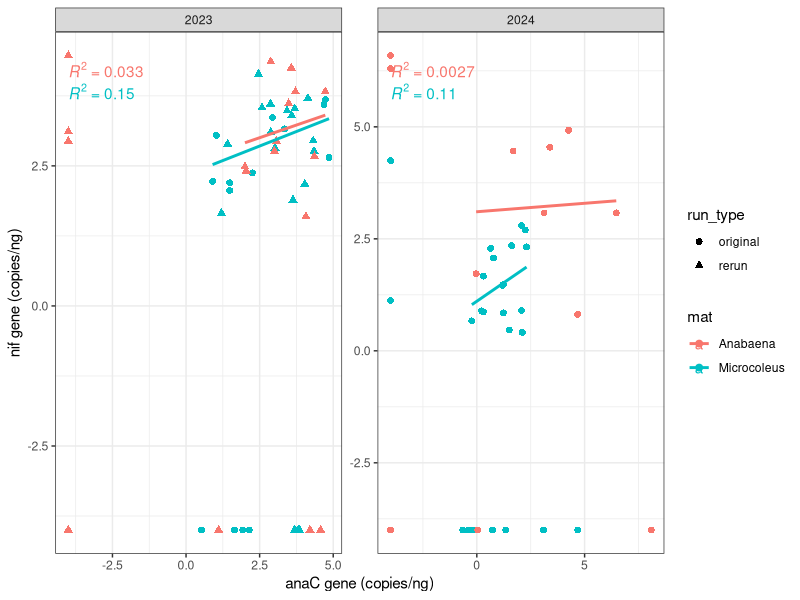
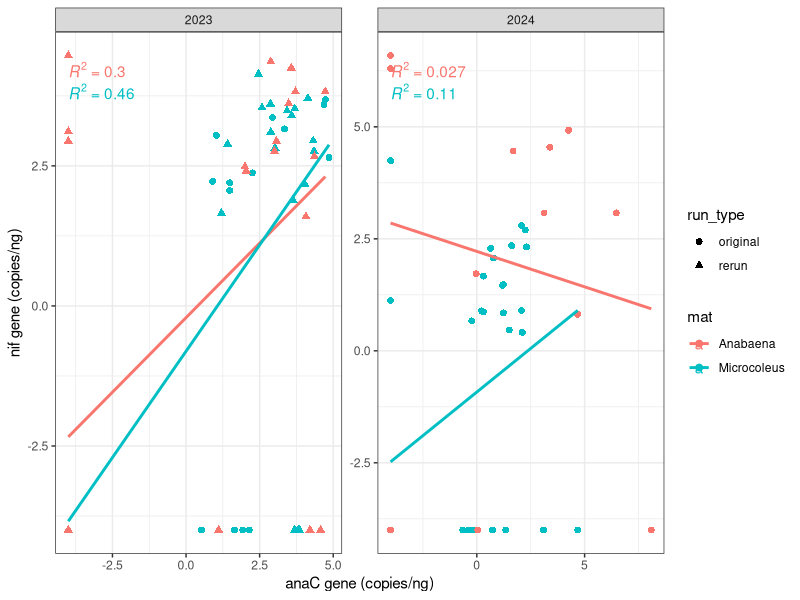
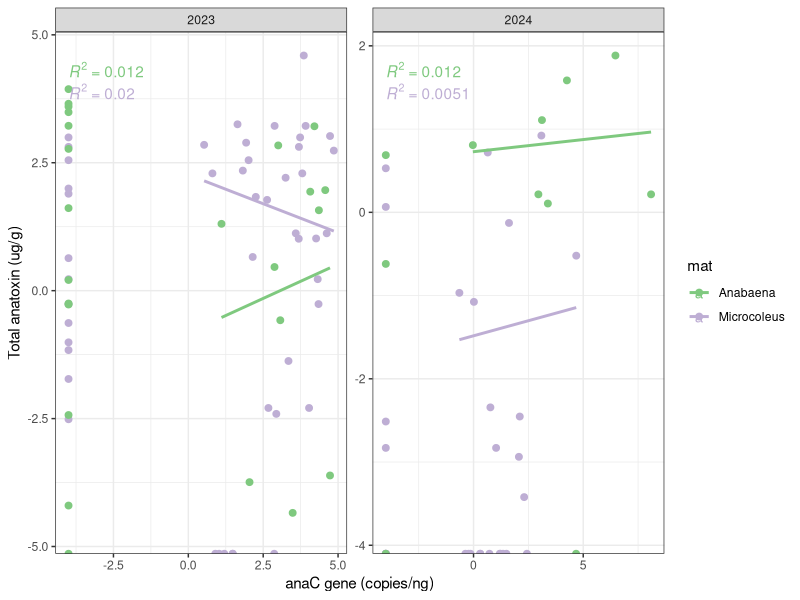

Reproduce these figures in R, in order.
############################################
###Anatoxin Data Cleaning and Exploration###
############################################

#Packages----
library(tidyverse)
library(ggplot2)
library(ggpubr)
library(RColorBrewer)

#Read in datasheet and clean data

pseudocount <- 1e-4 #Set a small number for 0s, so as to not return error when logging

pcr_atx <- read.csv(here::here("data/qPCR_Anatoxins_forGoel.csv")) %>% 
  filter(!grepl("analysis", UNR_Notes)) %>%  #Remove samples noted as not for analysis ("floating" and "gravel")
  rename(field_date = date) %>% 
  mutate(field_date = as.Date(field_date, format="%m/%d/%y")) %>%  # Fix date data type
  mutate(
    across(c(ana_C.uL, ana_C.uL_rerun,
             nif.uL, nif.uL_rerun),
           ~ log10(.x + pseudocount))  #Add small pseudocount to all numbers, then log transform
  ) %>% 
  pivot_longer(   #Pivot dataframe to create a group for run vs. rerun in the next function
    cols = c(ana_C.uL, ana_C.uL_rerun,
             nif.uL, nif.uL_rerun),
    names_to = "gene_run",
    values_to = "value"
  ) %>%
  mutate(
    gene = case_when(                     #Remove extra characters from gene name category names
      str_detect(gene_run, "ana_C") ~ "anaC",
      str_detect(gene_run, "nif")  ~ "nif"
    ),
    run_type = if_else(str_detect(gene_run, "rerun"), "rerun", "original") #Create run_type grouping
  ) %>%
  select(-gene_run) %>% #Remove redundant column
  pivot_wider(names_from = gene, values_from = value) %>% 
  mutate(
    across(c(ATX_all_ug_g, ATXa_ug_g,    #Set any "bdl" ATX values to 0, to be plotted
             HTXa_ug_g, dhATXa_ug_g),
           ~ case_when(. == "bdl" ~ '0',
                       . != "bdl" ~ .))
  ) %>% 
  mutate(
    across(c(ATX_all_ug_g, ATXa_ug_g,    #Convert ATX values from character to numeric
             HTXa_ug_g, dhATXa_ug_g),
           ~ as.numeric(.))
  )



#------------------------------------------------------------------------------
################
#GRAPHING GENES#
################

#nif ~ anaC, exclude zeros from regression line
ggplot(pcr_atx, aes(x = anaC, y = nif, color = mat)) +
  facet_wrap(~year, scales = "free") +  #Split plot between the two years, scales = "free" means each year has its own Y axis 
  geom_point(aes(shape = run_type), size = 2) +
  geom_smooth(data = . %>% filter(anaC != -4 & nif != -4), # filter out pseudo "0" values
              method = "lm", se = FALSE) +
  stat_regline_equation(                  #Calculate r^2 values
    data = . %>% filter(anaC != -4 & nif != -4),   #Remove pseudo "0" values from calculating r^2
    aes(label = paste(..rr.label..)),
    formula = y ~ x,
    parse = TRUE,
    label.x.npc = "left",
    label.y.npc = "top") +
  labs(x = "anaC gene (copies/ng)", y = "nif gene (copies/ng)") +
  theme_bw()

#nif ~ anaC, include zeros in regression line
ggplot(pcr_atx, aes(x = anaC, y = nif, color = mat)) +
  facet_wrap(~year, scales = "free") +
  geom_point(aes(shape = run_type), size = 2) +
  geom_smooth(method = "lm", se = FALSE) +
  stat_regline_equation(
    aes(label = paste(..rr.label..)),
    formula = y ~ x,
    parse = TRUE,
    label.x.npc = "left",
    label.y.npc = "top") +
  labs(x = "anaC gene (copies/ng)", y = "nif gene (copies/ng)") +
  theme_bw()

##############
#GRAPHING ATX#
##############

#ana_C vs Anatoxins, exclude zeros from regression line
ggplot(pcr_atx, aes(x = anaC, y = log(ATX_all_ug_g), color = mat)) + #ATXs log-transformed
  facet_wrap(~year, scales = "free") +
  geom_point( size = 2) +
  geom_smooth(data = . %>% filter(anaC != -4 & ATX_all_ug_g != 0),
              method = "lm", se = FALSE) +
  stat_regline_equation(
    data = . %>% filter(anaC != -4 & ATX_all_ug_g != 0),
    aes(label = paste(..rr.label..)),
    formula = y ~ x,
    label.x.npc = "left",
    label.y.npc = "top") +
  labs(x = "anaC gene (copies/ng)", y = "Total anatoxin (ug/g)") +
  scale_colour_brewer(type = "qual") +    #Use different colors for anatoxin plot
  theme_bw()
